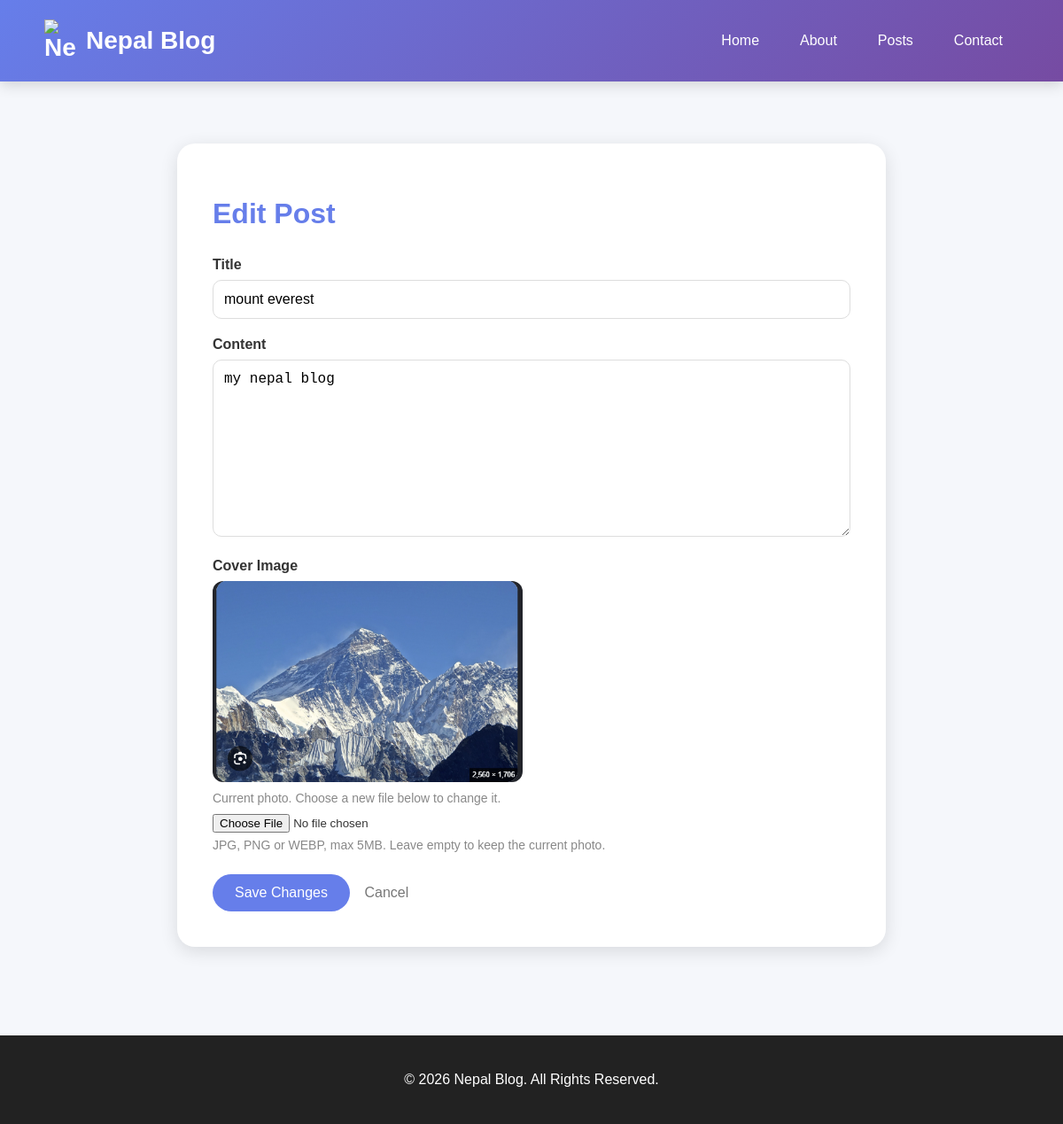
The page /posts/6/edit/ on the database its author committed.
### blog/models.py (models this page shows, shortened)
class Post(models.Model):
    title = models.CharField(max_length=200)
    slug = models.SlugField(unique=True, blank=True, null=True)
    content = models.TextField()
    author = models.ForeignKey(
        settings.AUTH_USER_MODEL,
        on_delete=models.CASCADE,
        null=True,
        blank=True,
    )
    cover_image = models.ImageField(
        upload_to="posts/",
        blank=True,
        null=True
    )
    created_at = models.DateTimeField(auto_now_add=True)
    updated_at = models.DateTimeField(auto_now=True)

### blog/views.py (the view)
# urls.py: path("posts/<int:pk>/edit/", views.post_edit, name="post_edit"),
def post_edit(request, pk):
    post = get_object_or_404(Post, pk=pk)
    if request.method == "POST":
        form = PostForm(request.POST, request.FILES, instance=post)
        if form.is_valid():
            form.save()
            return redirect("post_detail", pk=post.pk)
    else:
        form = PostForm(instance=post)
    return render(
        request,
        "blog/post_edit.html",
        {"form": form, "post": post}
    )

### blog/forms.py
class PostForm(forms.ModelForm):
    class Meta:
        model = Post
        fields = ['title', 'content', 'cover_image']

### blog/templates/blog/post_edit.html (shortened to what this page needs)
{% extends "blog/base.html" %}
{% block content %}
<div class="form-box">
    <h1>Edit Post</h1>
    <form method="POST" enctype="multipart/form-data">
        <label>
            Title
        </label>
        <input
            type="text"
            name="title"
            value="{{ post.title }}"
            required
        >
        <label>
            Content
        </label>
        <textarea
            name="content"
            required
        >{{ post.content }}</textarea>
        <label>
            Cover Image
        </label>
        {% if post.cover_image %}
            <img
                src="{{ post.cover_image.url }}"
                alt="{{ post.title }}"
                class="current-photo"
            >
            <div class="hint">Current photo. Choose a new file below to change it.</div>
        {% endif %}
        <input
            type="file"
            name="cover_image"
            accept=".jpg,.jpeg,.png,.webp"
            style="margin-top:10px;"
        >
        <div class="hint">JPG, PNG or WEBP, max 5MB. Leave empty to keep the current photo.</div>
        <button type="submit">
            Save Changes
        </button>
        <a href="{% url 'post_detail' post.pk %}" class="cancel">
            Cancel
        </a>
    </form>
</div>
{% endblock %}

### blog/templates/blog/base.html (style rules this page uses)
* { box-sizing: border-box; }
body { margin: 0; font-family: Arial, sans-serif; background: #f5f7fb; color: #333; }

### blog/templates/blog/post_edit.html (style rules this page uses)
.form-box { max-width: 800px; margin: 50px auto; background: white; padding: 40px; border-radius: 20px; box-shadow: 0 5px 20px rgba(0,0,0,0.12); }
.form-box h1 { color: #667eea; margin-bottom: 30px; }
label { display: block; margin-top: 20px; margin-bottom: 8px; font-weight: bold; }
input[type="text"], textarea { width: 100%; padding: 12px; border: 1px solid #ddd; border-radius: 10px; font-size: 16px; }
textarea { min-height: 200px; resize: vertical; }
.current-photo { width: 100%; max-width: 350px; max-height: 230px; object-fit: cover; border-radius: 12px; display: block; margin-bottom: 10px; }
.hint { color: #888; font-size: 14px; margin-top: 6px; }
button { margin-top: 25px; padding: 12px 25px; border: none; border-radius: 25px; background: #667eea; color: white; font-size: 16px; cursor: pointer; }
.cancel { display: inline-block; margin-left: 12px; color: #777; text-decoration: none; }

### rows shown on the page
Post: title "mount everest", content "my nepal blog", cover_image (picture)
